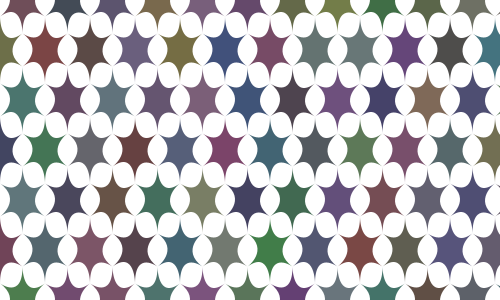
Frame 1 (no input)
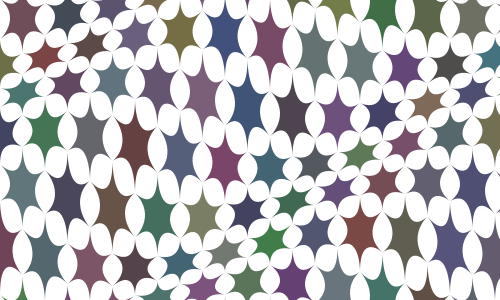
Frame 60 (the mouse pressed at the canvas centre just before this capture)
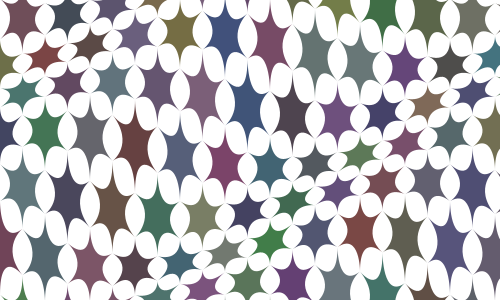
Frame 120 (the mouse held since frame 60 and released just before this capture)

The Processing sketch that drew these frames (run headless with seeded random() and noise(); from frame 60 on, the mouse is pressed at the canvas centre):

// Processing sketch: processing_30850
// ── processing_30850.pde

// blobs in an hexagonal grid with sine wave motion
// allonestring
// july 2011

//pjs - july 2014

int numColumns = 15; 
int numRows = 10; 
float gridWidth, gridHeight;
//blobs movement determined by balls at vertices
Ball[][]balls = new Ball[numColumns][numRows];
float radius = 5;
float[][]angles = new float[numColumns][numRows];
float[][]ypos = new float[numColumns][numRows];
float angleInc;


Blob[]blobs = new Blob[2*numColumns*numRows];
color[][]colours = new color[numColumns][numRows];

int count = 0;


void setup()
{
  size(500, 300);
  background(255);
  smooth();
  frameRate(6);

  
  gridWidth = width / (numColumns - 4); //to allow for hexagons overlapping edge of stage
  gridHeight = height / (numRows - 4); //by trial and error - 3 isn't enough
  angleInc = PI / 5;
  
  //populate balls array with triangles' vertices
  for(int i = 0; i < numColumns; i++)
  {
    for(int j = 0; j < numRows; j++)
    {
      float xpos;
      if(j % 2 == 0) xpos = gridWidth * (i - 1);
      else xpos = gridWidth * (i - 1.5); //otherwise shunt row half a space to the left
      ypos[i][j] = gridHeight * (j - 1);
      angles[i][j] = i * angleInc + j; //set and offset initial sine wave
      colours[i][j] = color(random(64, 128), random(64, 128), random(64, 128));
      balls[i][j] = new Ball(xpos, ypos[i][j], 0, 0, radius, 0);
      count++;
    }
  }
}

void draw()
{
  background(255);
  noStroke();
  count = 0;
  
  for(int j = 1; j < numRows - 1; j++)
  {
    if(j % 2 == 0)
    {
      for(int i = 1; i < numColumns - 1; i++)
      {
        //hexagon vertices are the vertices of the six triangle surrounding each midpoint
        float midX = balls[i][j].x;
        float midY = balls[i][j].y;
        float upRightX = balls[i+1][j-1].x;
        float upRightY = balls[i+1][j-1].y;
        float rightX = balls[i+1][j].x;
        float rightY = balls[i+1][j].y;
        float downRightX = balls[i+1][j+1].x;
        float downRightY = balls[i+1][j+1].y;
        float downLeftX = balls[i][j+1].x;
        float downLeftY = balls[i][j+1].y;
        float leftX = balls[i-1][j].x;
        float leftY = balls[i-1][j].y;
        float upLeftX = balls[i][j-1].x;
        float upLeftY = balls[i][j-1].y;

        float[]tempXpos = {upRightX, rightX, downRightX, downLeftX, leftX, upLeftX};
        float[]tempYpos = {upRightY, rightY, downRightY, downLeftY, leftY, upLeftY};
        blobs[count] = new Blob(midX, midY, tempXpos, tempYpos, color(colours[i][j]));
        count++;
      }
    }
    else // j is odd
    {
      for(int i = 1; i < numColumns-1; i++)
      {
        //hexagon vertices
        float midX = balls[i][j].x;
        float midY = balls[i][j].y;
        float upRightX = balls[i][j-1].x;
        float upRightY = balls[i][j-1].y;
        float rightX = balls[i+1][j].x;
        float rightY = balls[i+1][j].y;
        float downRightX = balls[i][j+1].x;
        float downRightY = balls[i][j+1].y;
        float downLeftX = balls[i-1][j+1].x;
        float downLeftY = balls[i-1][j+1].y;
        float leftX = balls[i-1][j].x;
        float leftY = balls[i-1][j].y;
        float upLeftX = balls[i-1][j-1].x;
        float upLeftY = balls[i-1][j-1].y;
        
        float[]tempXpos = {upRightX, rightX, downRightX, downLeftX, leftX, upLeftX};
        float[]tempYpos = {upRightY, rightY, downRightY, downLeftY, leftY, upLeftY};
        blobs[count] = new Blob(midX, midY, tempXpos, tempYpos, color(colours[i][j]));
        count++;
      }
    }
  }
  for(int j = 0; j < numRows; j++)
  {
    for(int i = 0; i < numColumns; i++)
    {
      angles[i][j] += angleInc; //for sea-sick sine wave motion
      balls[i][j].y = ypos[i][j] + sin(angles[i][j]) * gridHeight/2;
//      balls[i][j].display();
    }
  }
  for(int k = 0; k < count; k++)
  {
    blobs[k].display();
  }
}
  

// Ball class
class Ball
{
  float x, y;
  float vx, vy;
  float radius;
  color colour = color(0, 0, 255);
  
  float mass = 1.0;
  float gravity = 0.0;
  float bounce = -0.6; // default = -0.6
  
  Ball(float x, float y, float vx, float vy, float radius, color colour) 
  {
    this.x = x;
    this.y = y;
    this.vx = vx;
    this.vy = vy;
    this.radius = radius;
    this.mass = radius;
    this.colour = colour;
  }
  
  void display()
  {
    fill(colour);
    ellipse(x, y, radius * 2, radius * 2);
  } 
}

class Blob //a shape with rounded corners or rounded sides
{
  float startX, startY; //hexagon centres
  float[] xpos, ypos; //vertices
  float[] xCentre, yCentre; //triangle centres = hex vertices
  color colour;
  float[] xoff, yoff; //offsets from vertices
  int numPoints;
  float offset = 0.2; //2 or 0.3: fraction of each end of line converted to rounded corners
  Boolean niceShape = true; //set offset to < 1 and this to false ...
  
  Blob(float startX, float startY, float[] xpos, float[] ypos, color colour)
  {
    this.startX = startX;
    this.startY = startY;
    this.xpos = xpos;
    this.ypos = ypos;
    this.colour = colour;
    init();
  }
  
  void init()
  {
    noStroke();

    numPoints = xpos.length;
    xoff = new float[numPoints];
    yoff = new float[numPoints];
    xCentre = new float[numPoints];
    yCentre = new float[numPoints];
  }
  
  void display()
  {
    fill(colour);

    //find hexagon vertices at centres of respective triangles
    for(int i = 0; i < numPoints; i++)
    {
      xCentre[i] = (startX + xpos[i] + xpos[(i+1)%numPoints]) / 3;
      yCentre[i] = (startY + ypos[i] + ypos[(i+1)%numPoints]) / 3;
    }    
    
    if((offset < 1) && (niceShape == true))
    {
      float totalx = 0;
      float totaly = 0;
      for(int i = 0; i < numPoints; i++)
      {
        totalx += xCentre[i];
        totaly += yCentre[i];
      }  
      float centreX = totalx / numPoints;
      float centreY = totaly / numPoints;
      
      beginShape();
      vertex(xCentre[0], yCentre[0]);
      for(int i = 0; i < numPoints; i++)
      {
        bezierVertex(xCentre[i], yCentre[i], centreX, centreY, xCentre[(i + 1) % numPoints], yCentre[(i + 1) % numPoints]);
      }
      endShape();
    }
        
    else
    {   
      for(int i = 0; i < numPoints; i++)
      {          
        float dx = xCentre[i] - xCentre[(i + 1) % numPoints];
        float dy = yCentre[i] - yCentre[(i + 1) % numPoints];
        xoff[i] = xCentre[i] - dx / offset;
        yoff[i] = yCentre[i] - dy / offset;
      }
        
      beginShape();
      vertex(xoff[numPoints - 1], yoff[numPoints - 1]);
      for(int i = 0; i < numPoints; i++)
      {
        bezierVertex(xCentre[i], yCentre[i], xCentre[i], yCentre[i], xoff[i], yoff[i]);
      }
      endShape();
    }
  }
}
    
